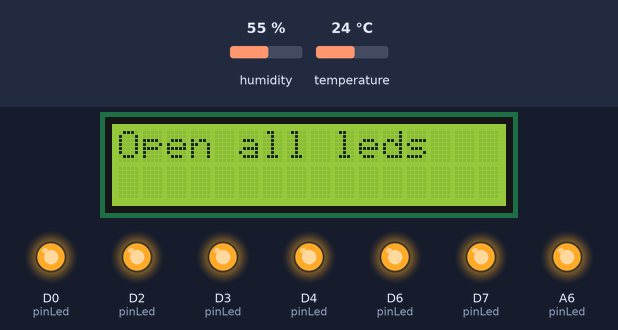
Simulated run of this sketch. Board: Arduino MKR. On the bench: 16×2 character LCD, output pins drawn as LEDs (lit = HIGH). Inputs (shaded band) come from the test bench; at power-on: humidity 55 %, temperature 24 °C. WiFi joins after 1.5 s; servers stay silent unless stated; uploads are accepted with an empty reply; pins used as bus, display or sensor lines are not drawn; what the sketch prints to the serial monitor is not drawn.

Above: at 0.1 s.
At 5.1 s:
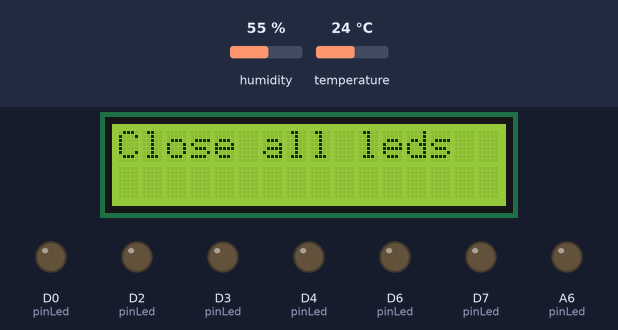
At 6.2 s:
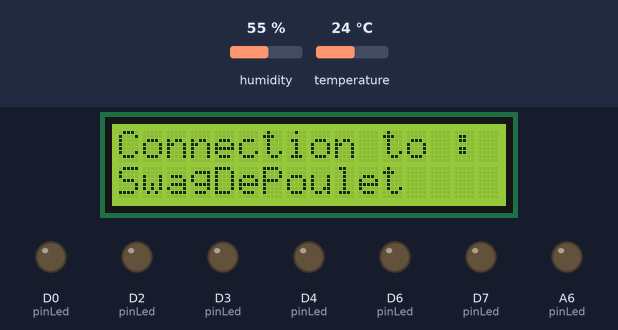
At 17.7 s:
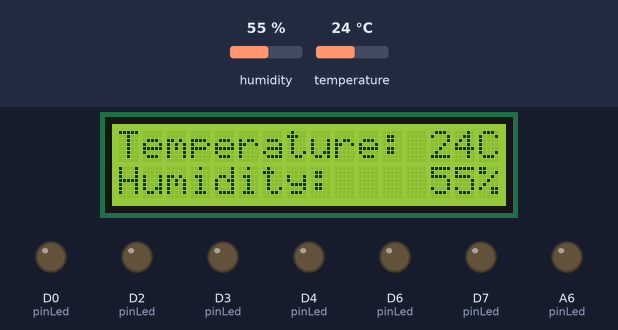
Timing chart, 0 to 19.2 s (numbered marks = the images above):
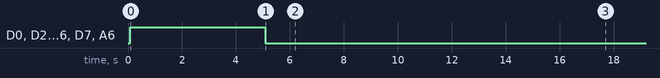

Measured:
- what the display in image 1 shows lasts 1.0 s, from 5.1 s to 6.1 s
- what the display in image 2 shows lasts 11.6 s, from 6.1 s to 17.7 s

The sketch:

arduino.ino
```cpp
//Author : Quentin Lombat

#include <ArduinoJson.h>
#include <WiFi101.h>
#include <SPI.h>
#include <Adafruit_Sensor.h>
#include <DHT.h>
#include <DHT_U.h>
#include <Wire.h>
#include <LiquidCrystal_I2C.h>

//Change following information
char ssid[] = "SwagDePoulet";          // your network SSID (name)
char pass[] = "raspberry";    // your network password (use for WPA, or use as key for WEP)
int keyIndex = 0;               // your network key Index number (needed only for WEP)


//Humidity and temperature configuration
#define DHTPIN                  A0    // Pin which is connected to the DHT sensor.
#define DHTTYPE                 DHT11 // DHT 11
float humidity                = 0;    //Don't change
float temperature             = 0;    //Don't change
bool humidityValueChanged     = true; //Don't change
bool temperatureValueChanged  = true; //Don't change
int temperatureTrigger        = 1;    // celcius
int humidityTrigger           = 5;    // %
DHT_Unified dht(DHTPIN, DHTTYPE);     //Don't change

//LCD screen config
LiquidCrystal_I2C lcd(0x3F, 16, 2);

//Zones configuration
char* zones[9] = {"NW", "NE", "N", "SW", "SE", "S", "BUS", "MainRoadWest", "MainRoadEast"}; //Zone managed by this arduino

//Pin to open foreach zone
int pinLed[9][3] = {
  {1, -1, -1},    //NW
  {2, -1, -1},    //NE
  {1, 2, 3},      //N
  {5, -1, -1},    //SW
  {6, -1, -1},    //SE
  {4, 5, 6},      //S
  {7, -1, -1},    //BUS
  {A6, -1, -1},    //MainRoadWest
  {0, -1, -1},    //MainRoadEast
};

//API configuration
const char* server = "192.168.3.1";  // server's address
const int defaultPort = 8080;
const char* pathGetZones = "/api/zones/closed";
const char* pathPostTemperature = "/api/sensors";
const char* pathPostHumidity = "/api/sensors";
const unsigned long HTTP_TIMEOUT = 10000;  // max respone time from server
const size_t MAX_CONTENT_SIZE = 256;       // max size of the HTTP response

//General configuration
int status = WL_IDLE_STATUS;
WiFiClient client;
const unsigned long BAUD_RATE = 9600;

void setup() {
  initSerial();
  initLCD();
  initLed();
  connectToWifi();
  printWiFiStatus();

}

void loop() {
  updateTemperatureAndHumidity();


  Serial.println();
  Serial.println("Get zones closed");
  //Get state of zones
  if (connect(server, defaultPort)) {
    if (getRequest(server, pathGetZones) && skipResponseHeaders()) {
      readReponseContentForZone();
    }
  }
  disconnect();

  Serial.println();
  Serial.println("Post humidity");
  //Update humidity
  if (connect(server, defaultPort)) {
    if (postHumidity(server, pathPostHumidity)) {
      client.flush();
    }
  }
  disconnect();

  Serial.println();
  Serial.println("Post temperature");
  //Update temperature
  if (connect(server, defaultPort)) {
    if (postTemperature(server, pathPostTemperature)) {
      client.flush();
    }
  }
  disconnect();

  delay(3000);
}

// Initialize Serial port
void initSerial() {
  Serial.begin(BAUD_RATE);
  Serial.println("Serial ready");
}

//Initialize LCD screen
void initLCD() {
  lcd.init();
  lcd.backlight();
}

// Initialize Led
void initLed() {
  Serial.println("init led");

  lcd.clear();
  lcd.setCursor(0, 0);
  lcd.print("Open all leds");

  //Open all leds
  Serial.print("open leds : ");
  for (int i = 0; i < (int) (sizeof(zones) / sizeof(char*)); i++) {
    for (int j = 0; j < (int) (sizeof(pinLed[i]) / sizeof(int)); j++) {
      if (pinLed[i][j] >= 0) {
        Serial.print(pinLed[i][j]);
        Serial.print(" ");
        pinMode(pinLed[i][j], OUTPUT);
        digitalWrite(pinLed[i][j], HIGH);
      }
    }
  }
  Serial.println();
  delay(5000);

  lcd.clear();
  lcd.setCursor(0, 0);
  lcd.print("Close all leds");

  //Close all leds
  Serial.print("close leds : ");
  for (int i = 0; i < (int) (sizeof(zones) / sizeof(char*)); i++) {
    for (int j = 0; j < (int) (sizeof(pinLed[i]) / sizeof(int)); j++) {
      if (pinLed[i][j] >= 0) {
        Serial.print(pinLed[i][j]);
        Serial.print(" ");
        digitalWrite(pinLed[i][j], LOW);
      }
    }
  }
  Serial.println();
  delay(1000);
}

// Connect the arduino to the wifi
// This function use global variables sssid and pass
void connectToWifi() {
  // check for the presence of the shield:
  if (WiFi.status() == WL_NO_SHIELD) {
    Serial.println("WiFi shield not present");
    // don't continue:
    while (true);
  }

  // attempt to connect to WiFi network:
  while ( status != WL_CONNECTED) {
    Serial.print("Attempting to connect to SSID: ");
    Serial.println(ssid);

    lcd.clear();
    lcd.setCursor(0, 0);
    lcd.print("Connection to :");
    lcd.setCursor(0, 1);
    lcd.print(ssid);

    // Connect to WPA/WPA2 network. Change this line if using open or WEP network:
    status = WiFi.begin(ssid, pass);

    // wait 10 seconds for connection:
    delay(10000);
  }
}

//This function print the wifi status on the serial
void printWiFiStatus() {
  // print the SSID of the network you're attached to:
  Serial.print("SSID: ");
  Serial.println(WiFi.SSID());

  // print your WiFi shield's IP address:
  IPAddress ip = WiFi.localIP();
  Serial.print("IP Address: ");
  Serial.println(ip);

  // print the received signal strength:
  long rssi = WiFi.RSSI();
  Serial.print("signal strength (RSSI):");
  Serial.print(rssi);
  Serial.println(" dBm");
}

// Open connection to the HTTP server
bool connect(const char* hostName, const int port) {
  Serial.print("Connection to : ");
  Serial.print(hostName);
  Serial.print(":");
  Serial.println(port);

  bool ok = client.connect(hostName, port);

  Serial.println(ok ? "Connected" : "Connection Failed!");
  return ok;
}

// Send the HTTP GET request to the server
bool getRequest(const char* host, const char* resource) {
  Serial.print("GET ");
  Serial.println(resource);

  client.setTimeout(HTTP_TIMEOUT);
  client.print("GET ");
  client.print(resource);
  client.println(" HTTP/1.1");
  client.print("Host: ");
  client.println(host);
  client.println("Connection: close");
  client.println();
  return true;
}

//Send the HTTP POST request to update temperature
boolean postTemperature(const char* host, const char* resource) {
  if (temperatureValueChanged) {
    char content[40] = "";
    char temp[2];
    sprintf(temp, "%d", (int) temperature); //Temperature to string

    strcpy(content, "name=temperature&value=");
    strcat(content, temp);
    strcat(content, "&gross_value=");
    strcat(content, temp);

    temperatureValueChanged = !postRequest(host, resource, content);
    return !temperatureValueChanged;
  } else {
    Serial.println("Temperature value has not changed");
    return true;
  }
}

//Send the HTTP POST request to update humidity
boolean postHumidity(const char* host, const char* resource) {
  if (humidityValueChanged) {
    char content[37] = "";
    char hum[2];
    sprintf(hum, "%d", (int) humidity); //Humidity to string

    strcpy(content, "name=humidity&value=");
    strcat(content, hum);
    strcat(content, "&gross_value=");
    strcat(content, hum);
    humidityValueChanged = !postRequest(host, resource, content);
    return !humidityValueChanged;
  } else {
    Serial.println("Humidity value has not changed");
    return true;
  }
}

// Send the HTTP POST request to the server
bool postRequest(const char* host, const char* resource, const char* content) {
  Serial.print("POST ");
  Serial.println(resource);
  Serial.print("content ");
  Serial.println(content);

  client.setTimeout(HTTP_TIMEOUT);
  client.print("POST ");
  client.print(resource);
  client.println(" HTTP/1.1");
  client.print("Host: ");
  client.println(host);
  client.println("User-Agent: Arduino/1.0");
  client.println("Connection: close");

  client.println("Content-Type: application/x-www-form-urlencoded;");
  client.print("Content-Length: ");
  client.print((int) strlen(content));
  client.println();
  client.println();
  client.println(content);

  return true;
}

// Skip HTTP headers so that we are at the beginning of the response's body
bool skipResponseHeaders() {
  // HTTP headers end with an empty line
  char endOfHeaders[] = "\r\n\r\n";
  bool ok = client.find(endOfHeaders);
  if (!ok) {
    Serial.println("No response or invalid response!");
  }

  return ok;
}

//This function read the response of a request and open led of zones defined in the zones field of the json
bool readReponseContentForZone() {
  Serial.println("readReponseContentForZone");
  delay(1000);
  DynamicJsonBuffer jsonBuffer(MAX_CONTENT_SIZE);

  JsonObject& root = jsonBuffer.parseObject(client);
  //JsonObject& root = jsonBuffer.parseObject("{\"zones\" : [ \"SO\", \"BUS\", \"NE\"]}");

  if (!root.success()) {
    Serial.println("JSON parsing failed!");
    return false;
  }

  Serial.println("Open all zones");
  //open all zones
  for (int i = 0; i < (int) (sizeof(zones) / sizeof(char*)); i++) {
    for (int j = 0; j < (int) (sizeof(pinLed[i]) / sizeof(int)); j++) {
      if (pinLed[i][j] >= 0) {
        digitalWrite(pinLed[i][j], LOW);
      }
    }
  }

  //Close zone in the response of request
  Serial.println("Close zone : ");
  JsonArray& array = root["zones"];
  //loop on zones managed by this arduino
  for (int i = 0; i < (int) (sizeof(zones) / sizeof(char*)); i++) {
    //loop on zones given by the request
    for (JsonArray::iterator it = array.begin(); it != array.end(); ++it) {
      const char* zone = *it;
      //If zone must be closed
      if (strcmp(zone, zones[i]) == 0) {
        Serial.print(zones[i]);
        //loop on each pin of the current zone
        for (int k = 0; k < (int) (sizeof(pinLed[i]) / sizeof(int)); k++) {
          if (pinLed[i][k] >= 0) {
            digitalWrite(pinLed[i][k], HIGH);
          }
        }
        Serial.println();
      }
    }
  }

  return true;
}

// Close the connection with the HTTP server
void disconnect() {
  Serial.println("Disconnect");
  client.stop();
}

//This function update global variables temperature and humidity
void updateTemperatureAndHumidity() {
  dht.begin();
  sensors_event_t event;
  dht.temperature().getEvent(&event);
  if (isnan(event.temperature)) {
    Serial.println("Error reading temperature!");
  }
  else {
    Serial.print("Temperature: ");
    Serial.print(event.temperature);
    Serial.println(" *C");

    if (abs(temperature - event.temperature) >= temperatureTrigger) {
      temperature = event.temperature;
      temperatureValueChanged = true;
    }
  }
  // Get humidity event and print its value.
  dht.humidity().getEvent(&event);
  if (isnan(event.relative_humidity)) {
    Serial.println("Error reading humidity!");
  }
  else {
    Serial.print("Humidity: ");
    Serial.print(event.relative_humidity);
    Serial.println("%");

    if (abs(humidity - event.relative_humidity) >= humidityTrigger) {
      humidity = event.relative_humidity;
      humidityValueChanged = true;
    }
  }

  //Show temperature and humidity on lcd screen
  lcd.clear();
  lcd.setCursor(0, 0);
  lcd.print("Temperature:");
  lcd.setCursor(13, 0);
  lcd.print((int)temperature);
  lcd.setCursor(15, 0);
  lcd.print("C");
  lcd.setCursor(0, 1);
  lcd.print("Humidity:");
  lcd.setCursor(13, 1);
  lcd.print((int)humidity);
  lcd.setCursor(15, 1);
  lcd.print("%");
}
```
